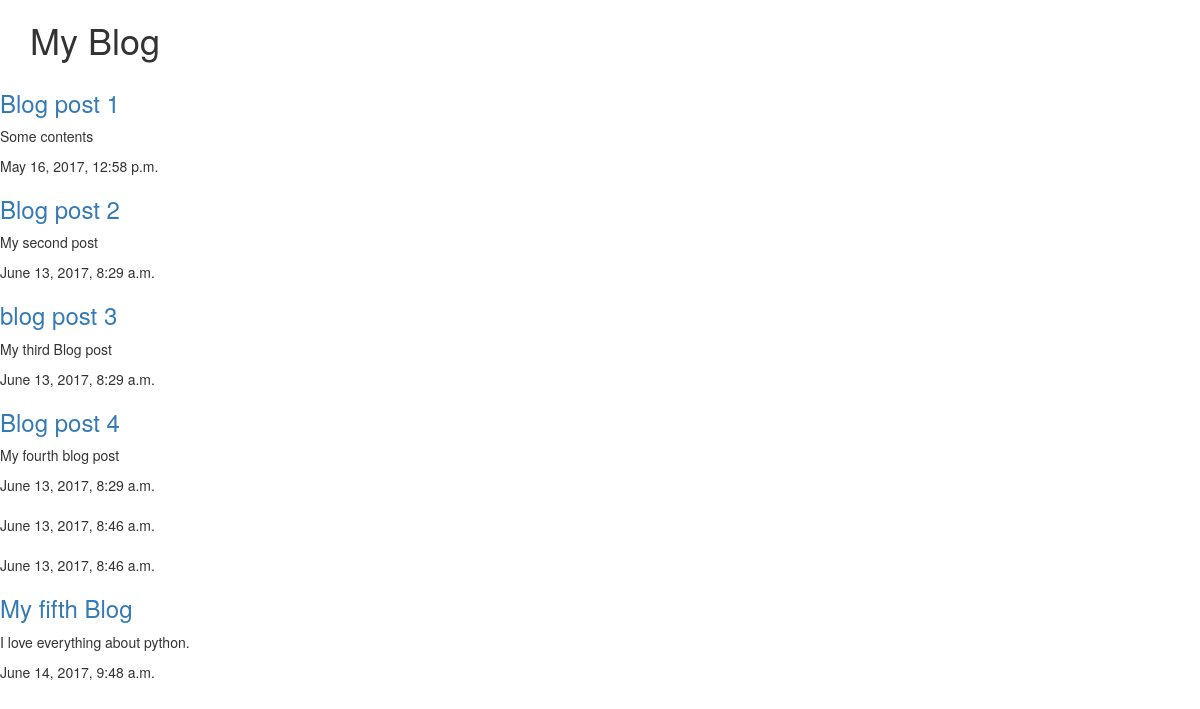
The app's page /posts/, older data.
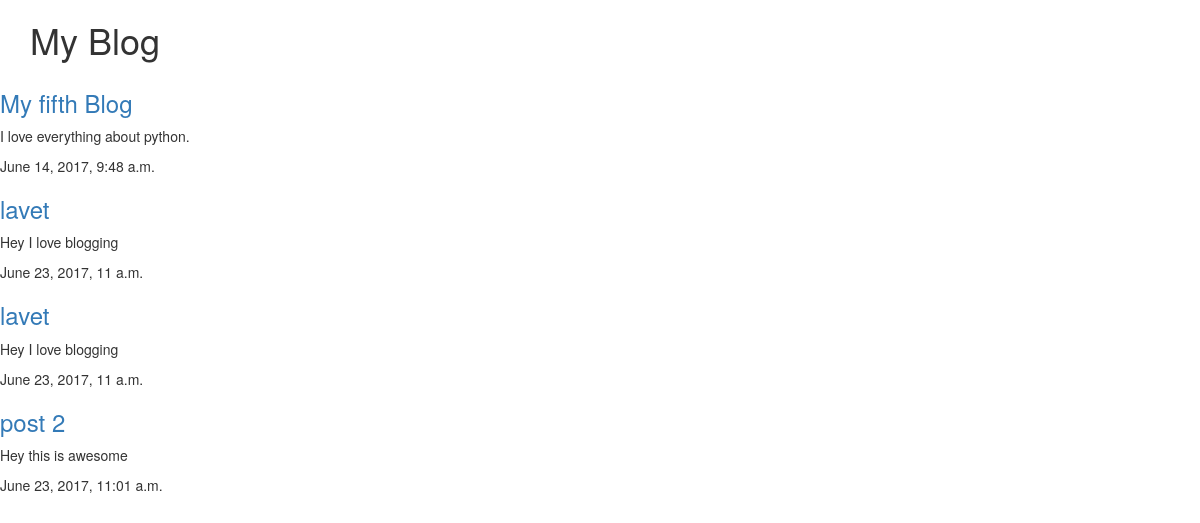
The same page, newer data.
### Blog_app/models.py (models this page shows, shortened)
class Blog(models.Model):
	title = models.CharField(max_length=30)
	content = models.TextField()
	Timestamp = models.DateTimeField(auto_now=True, auto_now_add=False)
	Update = models.DateTimeField(auto_now_add=True, auto_now=False)

### Blog_app/views.py (the view)
def lists(request):
	obj = Blog.objects.all()
	context = {
		'lists' : obj,
	}
	return render (request, 'list.html',context)

### Blog_app/templates/list.html (shortened to what this page needs)
<!DOCTYPE html>
<html>
<html lang="en">
<head>
  <link rel="stylesheet" href="https://maxcdn.bootstrapcdn.com/bootstrap/3.3.7/css/bootstrap.min.css">
</head>
<body>
<div class="container">
<h1>My Blog</h1>
</div>
{% for list in lists%}
<h3><a href="{% url 'details' id=list.id%}">{{list.title}}</a></h3>
<p>{{list.content}}</p>
<p>{{list.Timestamp}}</p>
{%endfor%}
</body>
</html>

Row changes from the older to the newer data that the page shows:
removed Blog: title "Blog post 1", content "Some contents", Timestamp "May 16, 2017, 12:58 p.m."
removed Blog: title "Blog post 2", content "My second post", Timestamp "June 13, 2017, 8:29 a.m."
removed Blog: title "blog post 3", content "My third Blog post", Timestamp "June 13, 2017, 8:29 a.m."
removed Blog: title "Blog post 4", content "My fourth blog post", Timestamp "June 13, 2017, 8:29 a.m."
removed Blog: Timestamp "June 13, 2017, 8:46 a.m."
removed Blog: Timestamp "June 13, 2017, 8:46 a.m."
added Blog: title "lavet", content "Hey I love blogging", Timestamp "June 23, 2017, 11 a.m."
added Blog: title "lavet", content "Hey I love blogging", Timestamp "June 23, 2017, 11 a.m."
added Blog: title "post 2", content "Hey this is awesome", Timestamp "June 23, 2017, 11:01 a.m."
